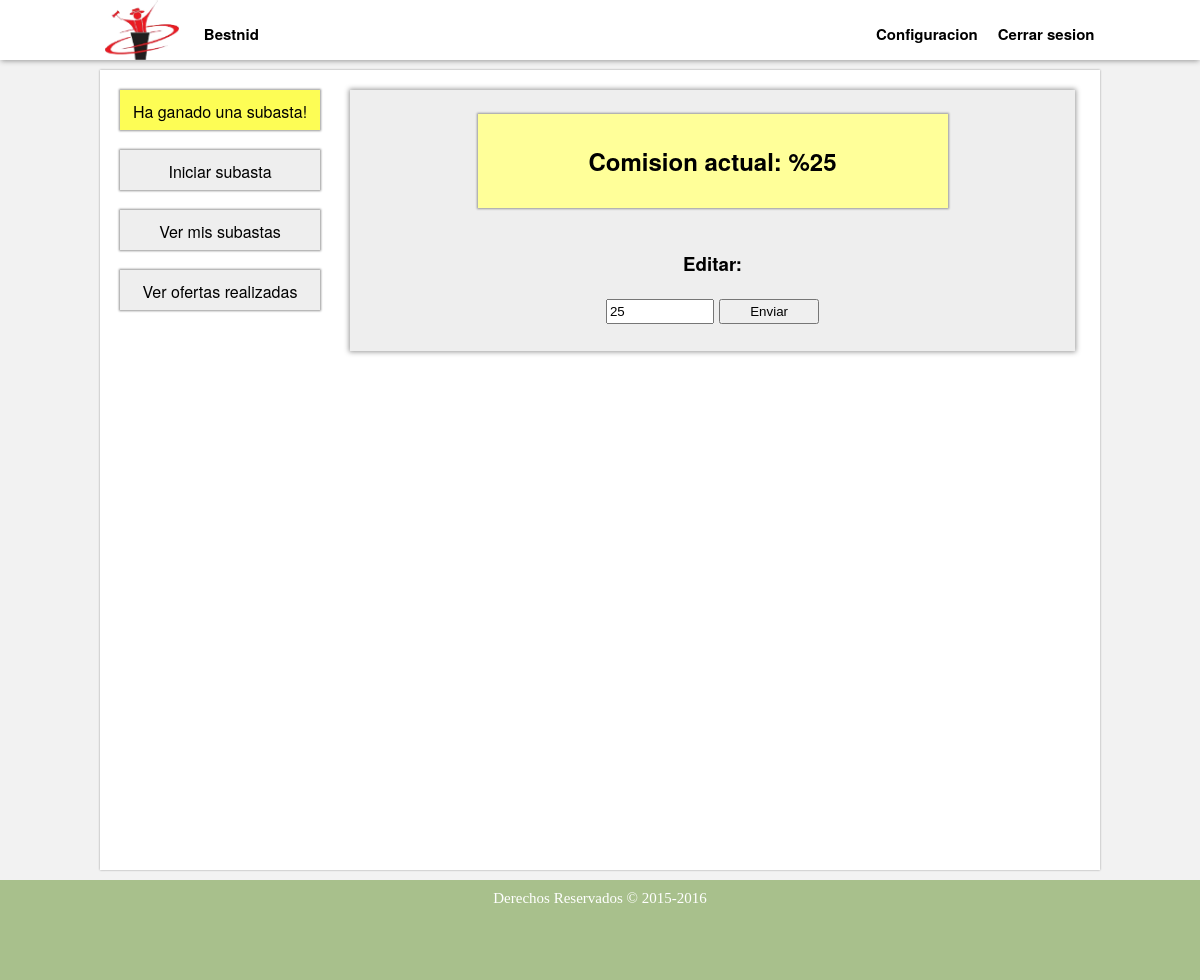
Before: /ver_comision.php (signed in) with the older database file.
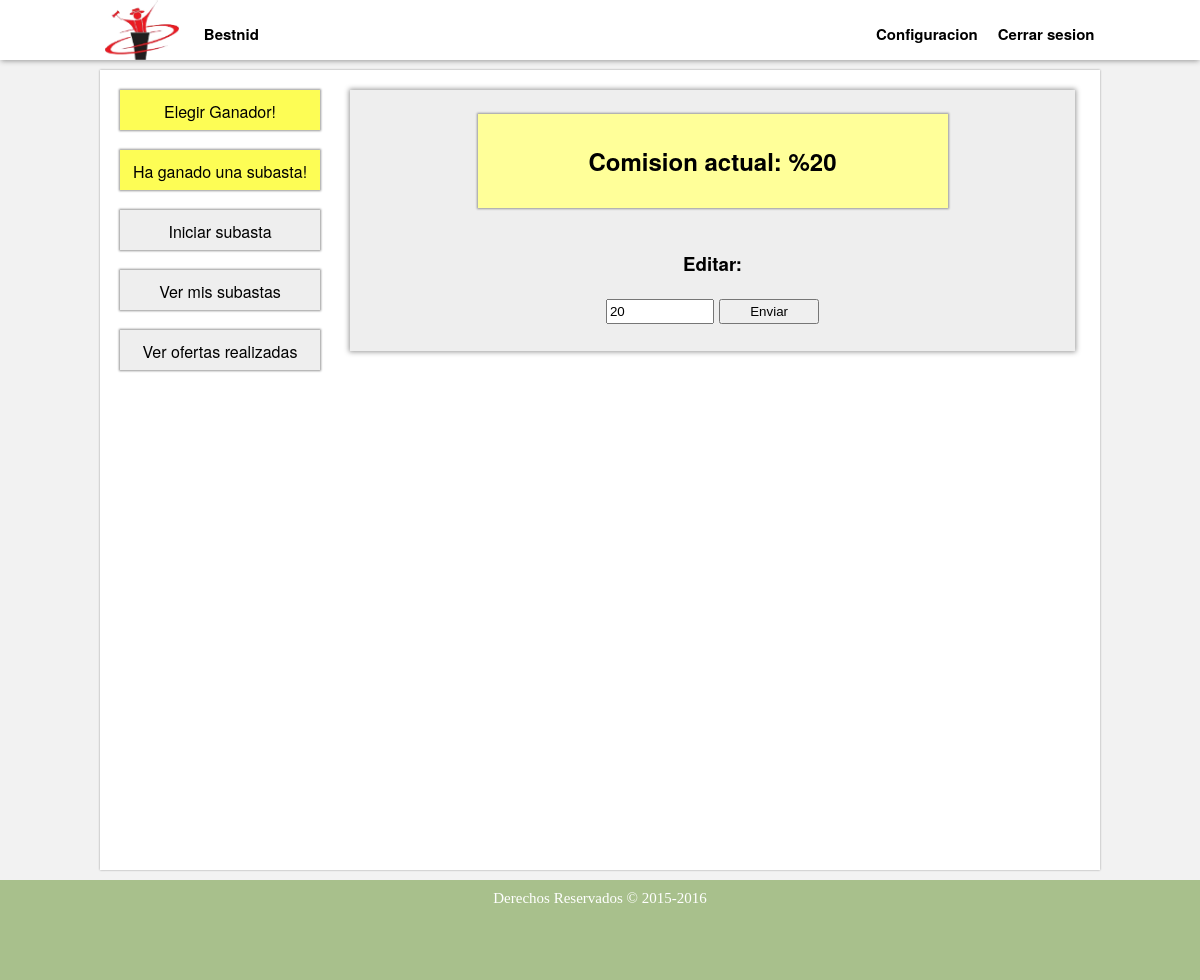
After: the same page with the newer database file.
### tables this page shows
CREATE TABLE IF NOT EXISTS `comision` (
`idComision` int(11) NOT NULL,
  `porcentaje` int(11) NOT NULL,
  `fecha` datetime NOT NULL
);

### ver_comision.php (the view, shortened to what this page needs)
<!DOCTYPE html>
<html lang="es">
	<head>
		<link rel="stylesheet" href="./estilos/estilo.css">
		<link rel="stylesheet" href="./estilos/mas_estilos.css">
		<link rel="stylesheet" href="./estilos/nuevos_estilos.css">
	</head>
	<body>
		<?php include ('./menu.php'); ?>
		<div id='cuerpo'>
			<section>
				<div id="contenedor">&nbsp
					<?php
						$conectar=conectar();
						$resul=mysqli_query($conectar,"SELECT * FROM comision WHERE 1 ORDER BY idComision DESC");
						$comision=mysqli_fetch_array($resul);
					?>
						<div class='oferta' style="text-align: center;">
							<h2>Comision actual: %<?php echo $comision['porcentaje']; ?></h2>
						</div>
						<form method="POST" name="modificar_comision" action="./sistema/modificar_comision.php">
							<h3><b>Editar:</b><h3>
							<input type="number" name="comision" value="<?php echo $comision['porcentaje']; ?>" min="0" max="100" style="width: 100px; height: 19px;">
							<input type="submit" value="Enviar" style="width: 100px; height: 25px;">
						</form>
				</div>
			</section>
			<aside>
				<?php include ('./aside_botones.php'); ?>
				<a href="./iniciar_subasta.php"><div class="boton_aside">Iniciar subasta</div></a>
				<a href="./ver_mis_subastas.php"><div class="boton_aside">Ver mis subastas</div></a>
				<a href="./ver_mis_ofertas.php"><div class="boton_aside">Ver ofertas realizadas</div></a>
			</aside>
		</div>
		<footer>
			<span>Derechos Reservados &copy; 2015-2016</span>
		</footer>
	</body>
</html>

### aside_botones.php (shortened to what this page needs)
<?php
	$conec=conectar();
	if(isset($_SESSION['usuario'])) {
		$idUsuario=$_SESSION['usuario'];
		$hoy=date("Y-m-d H:i:s");
		$resul=mysqli_query($conec,"SELECT * FROM subasta INNER JOIN oferta ON (subasta.idSubasta = oferta.idSubasta) WHERE subasta.fechaFin < '$hoy' AND subasta.idUsuario = $idUsuario AND subasta.idOfertaGanadora = -1");
		if(mysqli_num_rows($resul)!=0){
?>
			<a href="./ver_mis_subastas.php"><div style="background-color: #FDFD55;" class="boton_aside">Elegir Ganador!</div></a>
<?php
		}
		$resul=mysqli_query($conec,"SELECT * FROM subasta INNER JOIN oferta ON (subasta.idOfertaGanadora = oferta.idOferta) WHERE subasta.fechaFin < '$hoy' AND oferta.IdUsuario = $idUsuario AND subasta.pago = 0");
		if(mysqli_num_rows($resul)!=0){
?>
			<a href="./ver_mis_ofertas.php"><div style="background-color: #FDFD55;" class="boton_aside">Ha ganado una subasta!</div></a>
<?php
		}
	}
?>

Changed rows visible on the page:
no longer on this page (row edited): comision: porcentaje "25", comision "25"
added comision: porcentaje "20", comision "20"
Other visible differences:
text now shown: "Elegir Ganador!"
